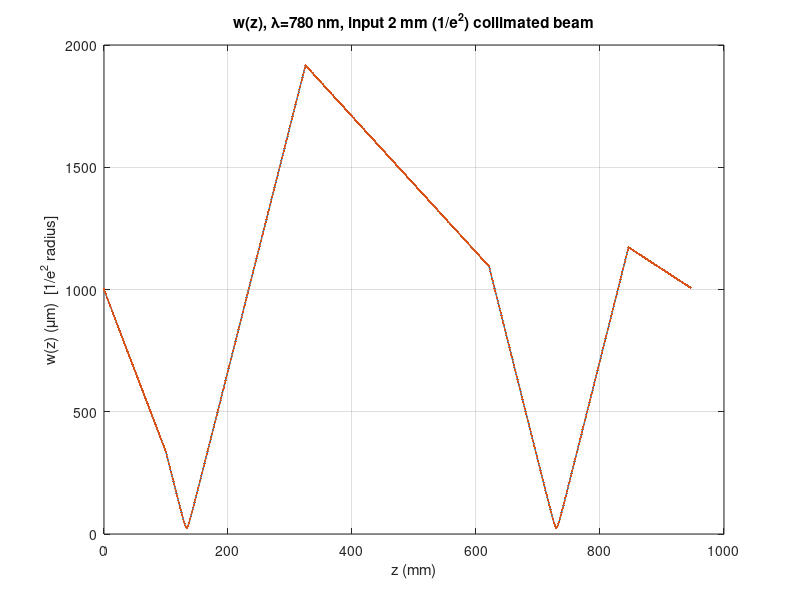

Write the MATLAB code that produced this figure. (Note: this script raises an error after producing the figure.)
%% Gaussian beam ABCD simulation: L1 -> d1 -> L2 -> d2 -> L3 -> d3 -> L4 -> d4 -> L5 -> d5 -> L6
% lambda = 780 nm
% input: collimated Gaussian beam, 2 mm (1/e^2) diameter at L1 plane (z=0)
% output: w(z) = 1/e^2 radius along z (physical coordinate)

clear; clc;

%% ===== Inputs =====
lambda = 780e-9;      % [m]
w_in   = 1.0e-3;      % [m] 2 mm dia -> 1 mm radius (1/e^2)
M2     = 1.0;         % ideal Gaussian

% Focal lengths [m]
f = [150 100 150 150 100 150] * 1e-3;   % f1..f6

% Distances after each lens except last [m]
d = [100 225 296 225 100] * 1e-3;       % d1..d5

dz = 1e-3;          % [m] sampling step (0.1 mm). Reduce if you want denser plots.

%% ===== Helpers =====
applyABCD = @(A,B,C,D,q) (A*q + B)./(C*q + D);
Lens = @(ff) deal(1, 0, -1/ff, 1);

% numerically stable w(q): for q = x + i y (y>0),  w^2 = (M^2*lambda/pi)*( y + x^2/y )
w_from_q = @(q) sqrt( (M2*lambda)/pi .* ( max(imag(q),1e-18) + (real(q).^2)./max(imag(q),1e-18) ) );

%% ===== Element positions =====
zL = zeros(1, numel(f));   % lens positions
for k = 2:numel(f)
    zL(k) = zL(k-1) + d(k-1);
end
z_end = zL(end);            % position of last lens (L6)

%% ===== Initial q at z=0 just BEFORE L1 =====
q = 1i * (pi*w_in^2) / (M2*lambda);      % collimated beam: q = i zR

%% ===== Propagate through the chain, sampling each free-space segment =====
z_all = [];
w_all = [];

for k = 1:numel(f)
    % through lens k at z = zL(k)
    [A,B,C,Dm] = Lens(f(k));
    q = applyABCD(A,B,C,Dm,q);

    % if not last lens, propagate distance d(k) and sample w(z)
    if k <= numel(d)
        z0 = zL(k);
        z1 = zL(k) + d(k);
        z_seg = (z0:dz:z1).';
        q_seg = q + (z_seg - z0);
        w_seg = w_from_q(q_seg);

        % append; avoid duplicate point at segment boundaries
        if isempty(z_all)
            z_all = z_seg;
            w_all = w_seg;
        else
            z_all = [z_all; z_seg(2:end)]; %#ok<AGROW>
            w_all = [w_all; w_seg(2:end)]; %#ok<AGROW>
        end

        % update q to end of segment (just before next lens)
        q = q + (z1 - z0);
    end
end

%% ===== Plot (dot + line overlay to avoid Linux line-render gaps) =====
figure;
x = z_all*1e3;       % mm
y = w_all*1e6;       % um

plot(x, y, '-', 'LineWidth', 1.0); hold on;
plot(x, y, '.', 'MarkerSize', 5);
grid on;

xlabel('z (mm)');
ylabel('w(z) (\mum)  [1/e^2 radius]');
title('w(z), \lambda=780 nm, input 2 mm (1/e^2) collimated beam');

% Mark lens planes
for k = 1:numel(f)
    xl = zL(k)*1e3;
    xline(xl, '--', sprintf('L%d f=%gmm', k, f(k)*1e3));
end

ylim([0, max(y)*1.05]);

%% ===== Print quick diagnostics =====
fprintf('lambda = %.0f nm, w_in = %.3f mm (radius)\n', lambda*1e9, w_in*1e3);
fprintf('Lens positions (mm): '); fprintf('%.1f ', zL*1e3); fprintf('\n');
fprintf('Min w on sampled path: %.3f um\n', min(y));

% local minima candidates
idx = find(y(2:end-1) < y(1:end-2) & y(2:end-1) < y(3:end)) + 1;
for kk = 1:numel(idx)
    fprintf('Local min: w=%.3f um at z=%.2f mm\n', y(idx(kk)), x(idx(kk)));
end
